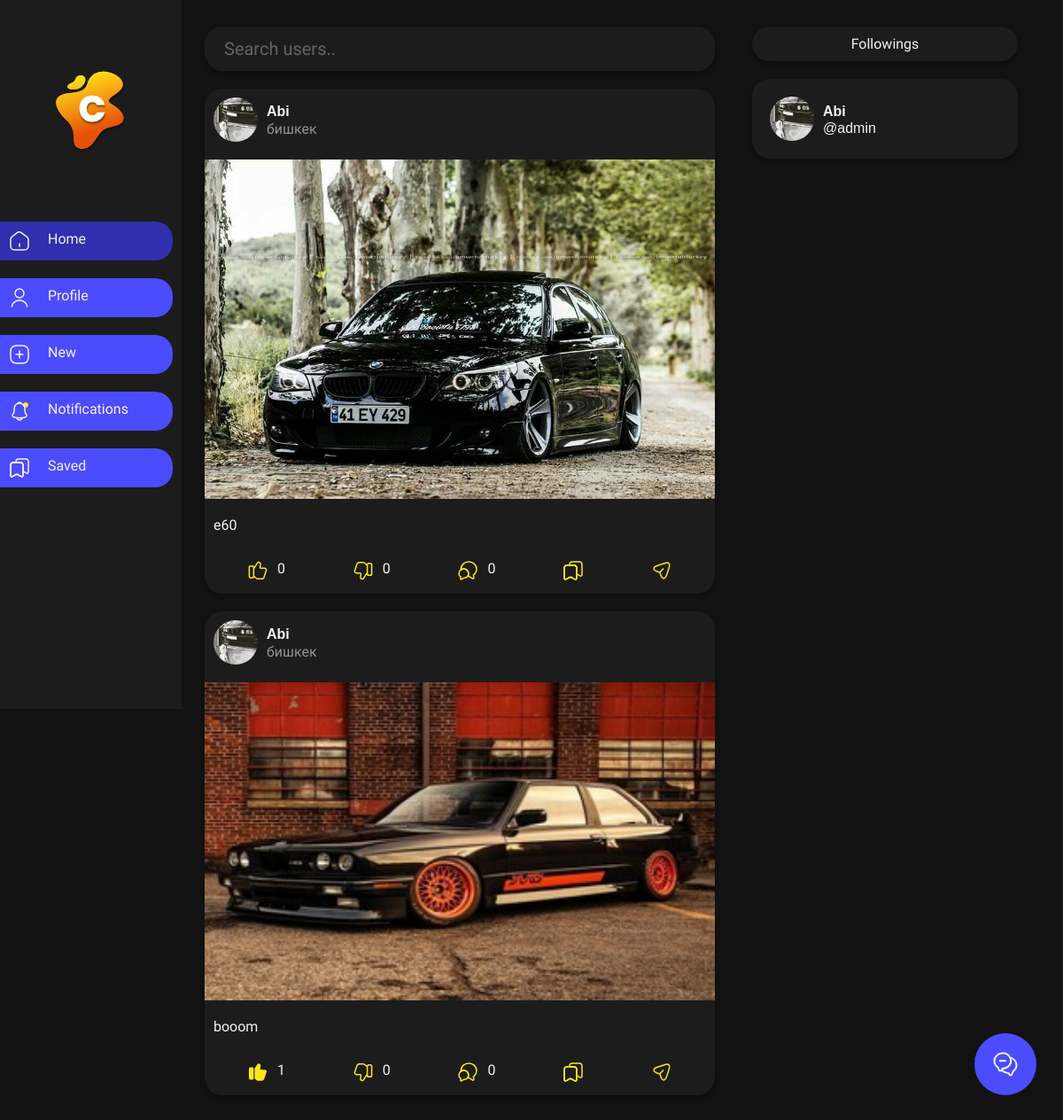
The page / (signed in) on the database its author committed.
### Users/models.py (models this page shows, shortened)
class User(AbstractUser):
    full_name = models.CharField(max_length=255)
    phone_number = models.CharField(max_length=255, blank=True)
    profile_picture = models.ImageField(
        upload_to=generate_filename,
        default='/profile_pictures/avatar-alt.svg'
    )
    bio = models.TextField(blank=True)
    date_joined = models.DateTimeField(auto_now_add=True)
    last_login = models.DateTimeField(auto_now=True)
    email_verified = models.BooleanField(default=False)
    followers_count = models.IntegerField(default=0)
    followings_count = models.IntegerField(default=0)
    is_banned = models.BooleanField(default=False)
    objects = UsersUserManager()
    admin_objects = models.Manager()
    @classmethod
    def not_blocked_users(cls, logined_user: 'User'):
        return cls.objects.exclude(blocked_users__user=logined_user)
    def get_all_followings(self):
        list_of_followings = [following.followee for following in self.followings.all().order_by('-followed_at')]
        return list_of_followings
    def get_suggestions(self):
        users_not_followed = User.not_blocked_users(self).filter(
            followers__follower__followers__follower=self
        ).exclude(
            Q(username=self.username) |
            Q(followers__follower=self) |
            Q(follow_requests__follower=self)
        ).distinct().order_by('-followers_count')[:10]
        return users_not_followed
    def get_new_messages(self) -> QuerySet:
        return self.receiver_messages.filter(viewed=False)
    def get_new_notifications(self) -> QuerySet:
        return self.notifications.filter(viewed=False)
    def get_context(
            self,
            logined_user: 'User' = None,
            full_data: bool = False,
            posts: bool = False,
            admin_data: bool = False,
            extra_data: dict = None
    ):
        if not logined_user:
            logined_user = self
        if admin_data:
            from Posts.models import Post
            posts = [post.get_context(user=logined_user, admin_data=admin_data) for post in
                     Post.admin_objects.filter(user=self).order_by('-created_at')]
        elif posts:
            posts = [post.get_context(user=logined_user, admin_data=admin_data) for post in self.posts.all().order_by('-created_at')]
        else:
            posts = []
        data = {
            'username': self.username,
            'fullname': self.full_name,
            'profile_picture': self.profile_picture.url,
            'bio': self.bio,
            'posts': posts,
            'number_of_followers': self.followers_count,
            'number_of_followings': self.followings_count,
            'is_following': Follow.objects.filter(follower=logined_user, followee=self).exists(),
            'self': logined_user.id == self.id,
            'is_banned': self.is_banned,
            'blocked': self.blockers.filter(blocked_by=logined_user).exists(),
            'private': self.settings.private_account
        }
        if admin_data or full_data:
            data['date_joined'] = self.date_joined
            data['last_login'] = self.last_login
            data['phone'] = self.phone_number
            data['email'] = self.email
            data['banned'] = self.is_banned
        if extra_data:
            data.update(extra_data)
        return data

### Posts/models.py (models this page shows, shortened)
class Post(models.Model):
    user = models.ForeignKey(User, on_delete=models.CASCADE, related_name='posts')
    image = models.ImageField(upload_to=generate_filename)
    caption = models.CharField(max_length=255, blank=True)
    location = models.CharField(max_length=255, blank=True)
    created_at = models.DateTimeField(auto_now_add=True)
    likes_count = models.IntegerField(default=0)
    dislikes_count = models.IntegerField(default=0)
    comments_count = models.IntegerField(default=0)
    objects = PostsUserManager()
    admin_objects = models.Manager()
    def get_context(self, user: 'User', comments: bool = False, admin_data: bool = False) -> Dict[str, str]:
        if admin_data:
            from Comments.models import Comment
            comments = [
                comment.get_context()
                for comment in Comment.admin_objects.filter(post=self).order_by('-created_at')
            ]
        if comments:
            comments = [
                comment.get_context(logined_user=user)
                for comment in self.comments.all().order_by('-created_at')
            ]
        else:
            comments = []
        return {
            'id': self.id,
            'user': self.user.get_context(
                logined_user=user if not admin_data else None,
                full_data=True
            ),
            'image': self.image.url,
            'caption': self.caption,
            'location': self.location,
            'likes': self.likes_count,
            'dislikes': self.dislikes_count,
            'liked': self.reactions.filter(user=user, reaction='like').exists(),
            'disliked': self.reactions.filter(user=user, reaction='dislike').exists(),
            'comments_count': self.comments_count,
            'comments': comments,
            'saved': self.saved_by.filter(user=user).exists(),
            'url': reverse(
                'post-detail',
                kwargs={
                    'post_id': self.id
                }
            ),
            'tags': [
                tag.name.replace('#', '')
                for tag in self.tags.all()
            ],
        }

### Home/views.py (the view)
# urls.py: path('', home_view, name='user-home'),
@login_required(login_url='user-login')
def home_view(request: HttpRequest) -> HttpResponse:
    user = User.objects.get(username=request.user.username)
    user_suggestions = [
        suggestion_user.get_context(user)
        for suggestion_user in user.get_suggestions()
    ]
    followings = [
        following_user.get_context(user)
        for following_user in user.get_all_followings()
    ]
    suggested_posts = get_suggested_post(user)
    suggested_posts = [
        post.get_context(user)
        for post in suggested_posts
    ]
    new_messages = user.get_new_messages()
    extra_followings = len(followings[10:])
    followings = followings[:10]
    context = {
        'suggestions': user_suggestions,
        'followings': followings,
        'extra_followings': extra_followings,
        'post_updates': suggested_posts,
        'logged_user': request.user.get_context(),
        'home_tab': True,
        'new_messages': new_messages.exists(),
        'new_notifications': request.user.get_new_notifications().count()
    }
    return render(
        request=request,
        template_name='users-home-page.html',
        context=context,
    )

### Communications/models.py (called while the page is built)
    def get_queryset(self):
        return super().get_queryset().exclude(sender__is_banned=True).exclude(receiver__is_banned=True)

### Posts/models.py (called while the page is built)
    def get_queryset(self):
        return super().get_queryset().exclude(user__is_banned=True)

### Users/models.py (called while the page is built)
    def get_queryset(self):
        return super().get_queryset().exclude(is_banned=True)

    def get_queryset(self):
        return super().get_queryset().exclude(followee__is_banned=True).exclude(follower__is_banned=True)

    def get_queryset(self):
        return super().get_queryset().exclude(user__is_banned=True).exclude(blocked_by__is_banned=True)

### utils/posts.py (called while the page is built)
def get_suggested_post(user: User) -> List[Post]:
    followings = user.get_all_followings()
    suggested_posts = []
    for following_user in followings:
        suggested_posts.extend(
            following_user.posts.all()
        )
    suggested_posts.extend(
        user.posts.all()
    )
    suggested_posts.sort(
        key=lambda x: x.created_at,
        reverse=True
    )
    return suggested_posts

### Home/templates/users-home-page.html (shortened to what this page needs)
{% extends 'right-bar-base.html' %}
{% load static %}
{% block center-portion %}
    <div class="posts-area gap-20 dis-col">
        {% include 'search-area.html' %}
        <div class="gap-20 dis-col">
            {% for post_update in post_updates %}
            {% include 'post.html' with post=post_update %}
            {% empty %}
            <div class="blank-page">No Posts to show</div>
            {% endfor %}
        </div>
    </div>
    {% include 'chat-button.html' %}
{% endblock %}

### Posts/templates/post.html (shortened to what this page needs)
<div class="dis-col secondary-background card gap-10" id="post-{{ post.id }}">
    <div class="padding-10 dis-row gap-10">
        {% include 'user-small-data.html' with user=post.user location=post.location %}
    </div>
    <div class="dis-col gap-10 post-content" data-post-id="{{ post.id }}">
        <img class="post-image" src="{{ post.image }}" alt="Post of @{{ post.user.username }}">
        {% if post.caption and post.caption|length > 0 %}
        <div class="post-caption dis-row padding-10 text-color">{{ post.caption }}</div>
        {% endif %}
    </div>
    {% include 'post-actions.html' %}
</div>

### Users/templates/user-small-data.html
<a href="{% url 'profile-pages' username=user.username %}">
    <div class="dis-row gap-10">
        <div class="small-avatar">
            <img class="avatar" src="{{ user.profile_picture }}" alt="Avatar">
        </div>
        <div class="dis-col just-cent">
            <div class="fullname text-color">{{ user.fullname }}</div>
            {% if location %}
            <div class="location">{{ location }}</div>
            {% else %}
            <div class="username text-color">@{{ user.username }}</div>
            {% endif %}
        </div>
    </div>
</a>

### static/styles/styles.css (style rules this page uses)
body { margin: 0; padding: 0; background: #121212; }
a { text-decoration: none; color: #F2F2F2; }
.small-avatar { width: 50px; height: 50px; }
.avatar { width: 100%; height: 100%; object-fit: cover; border-radius: 50%; }
.fullname { font-family: 'Arial', serif; font-style: normal; font-weight: 700; font-size: 16px; line-height: 21px; }
.username { font-family: 'Arial', serif; font-style: normal; font-weight: 400; font-size: 16px; line-height: 18px; }
.post-caption { word-break: break-word; }
.location { font-weight: 400; font-size: 16px; display: flex; align-items: center; text-align: center; color: #949494; }
.post-image { width: 100%; }

### static/styles/global-datas.css (style rules this page uses)
.secondary-background { background: #1C1C1C; }
.card { box-shadow: 0 4px 4px rgba(0, 0, 0, 0.25); border-radius: 20px; }
.text-color { color: #F2F2F2; }
.padding-10 { padding: 10px; box-sizing: border-box; }
.gap-10 { display: flex; gap: 10px; }
.gap-20 { display: flex; gap: 20px; }
.dis-row { display: flex; flex-direction: row; }
.dis-col { display: flex; flex-direction: column; }
.just-cent { display: flex; justify-content: center; }

### static/styles/large-screens.css (style rules this page uses)
.posts-area { min-width: 453px; max-width: 700px; width: 60%; }

### static/styles/medium-screens.css (style rules this page uses)
.posts-area { max-width: 440px; width: 100%; }

### static/styles/small-screens.css (style rules this page uses)
.posts-area { min-width: 0; width: 100%; max-width: 100%; }

### static/styles/extra-small-screens.css (style rules this page uses)
.posts-area { min-width: 0; width: 100%; max-width: 100%; }

### rows shown on the page
User: fullname "Abi" "Abi" "Abi", username "admin"
Post: post_updates "бишкек", caption "e60"
Post: post_updates "бишкек", caption "booom"

### other values the page prints
{{ post.likes }} "0" "1"
{{ post.dislikes }} "0" "0"
{{ post.comments_count }} "0" "0"
